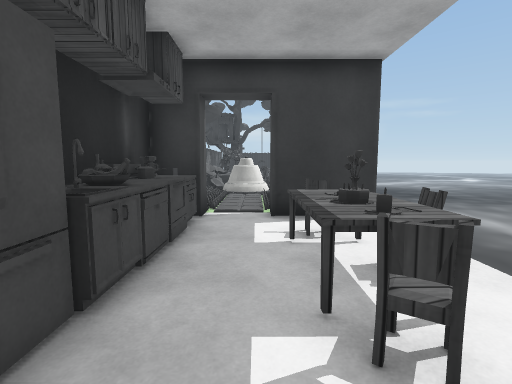
view 1 (above)

13 first-person views from a walk through a 3-D level made in the Unity game engine. The camera is 1.5 m above the floor, tilts 6° down and sees 85° across. The floor is counted in squares, 1 m on a side. Each view is taken from the middle of a square. On the plan, view 1 faces up. The plan holds only what a view shows up to about 14 squares ahead; the rest is blank. The place goes on beyond the plan. Some animated figures are not drawn. Some surface patterns are stand-ins.

view 2
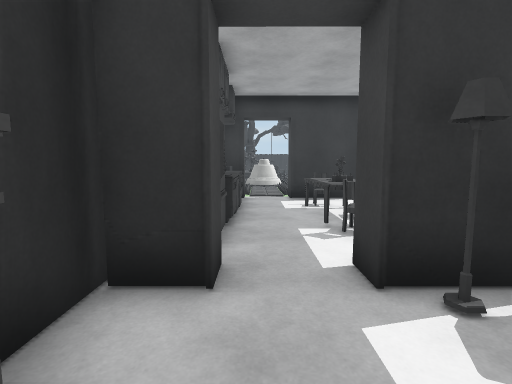

view 3
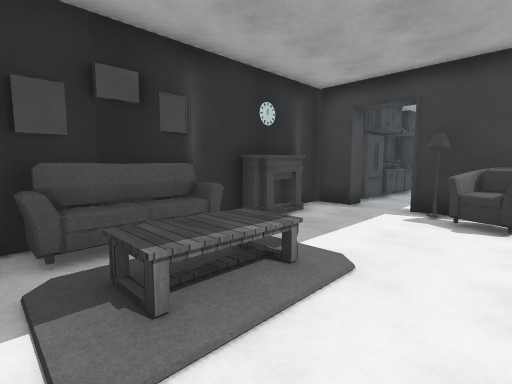

view 4
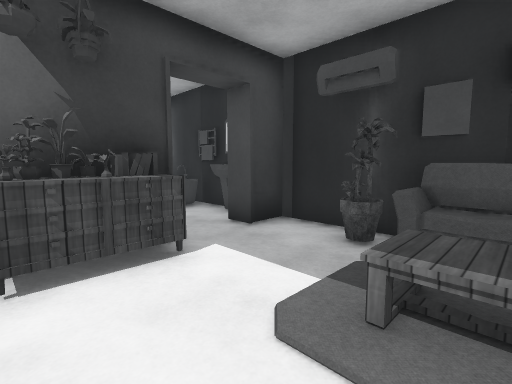

view 5
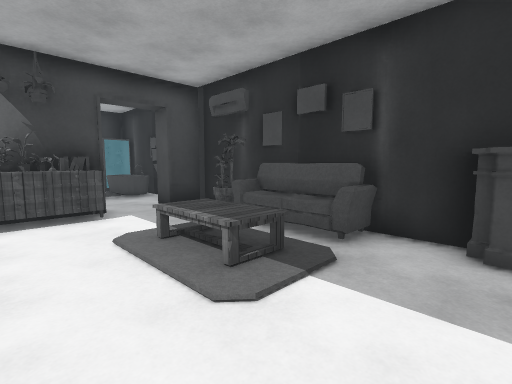

view 6
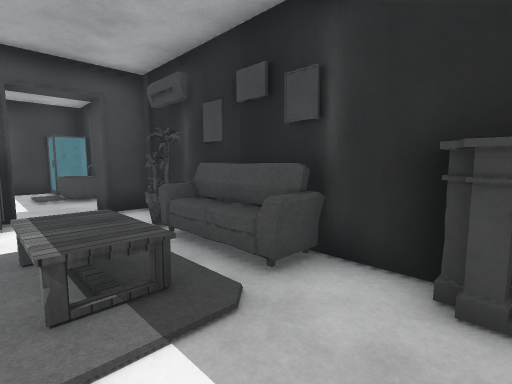

view 7
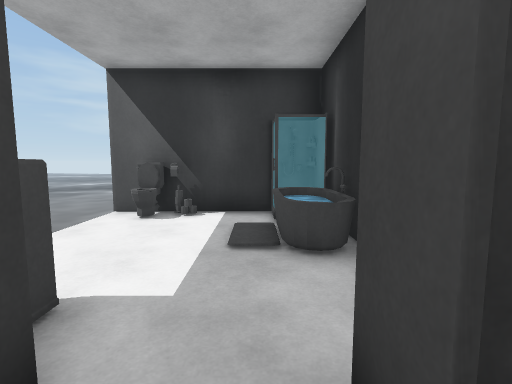

view 8
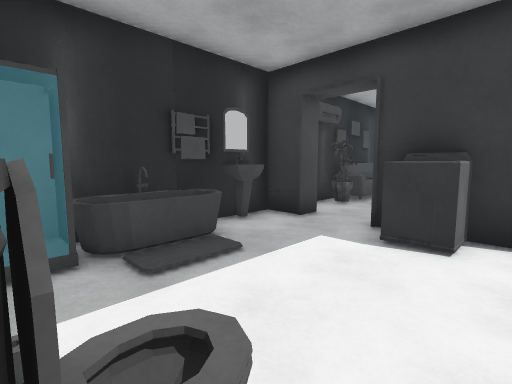

view 9
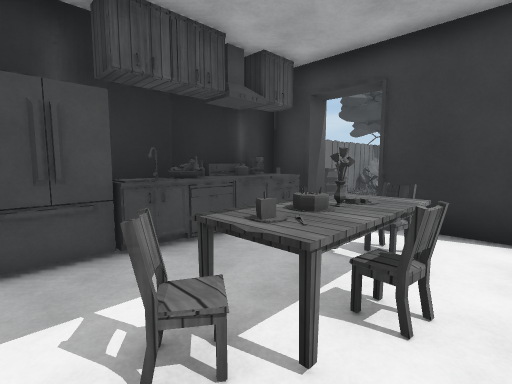

view 10
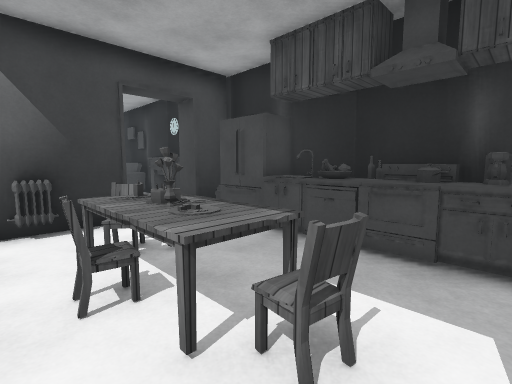

view 11
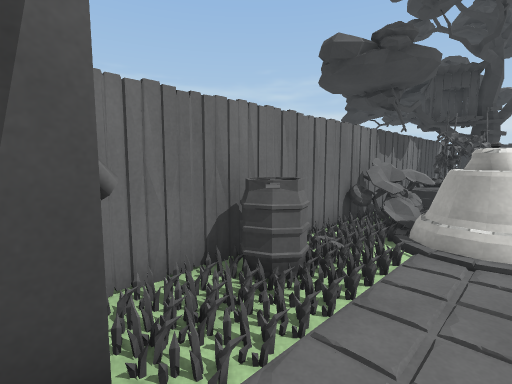

view 12
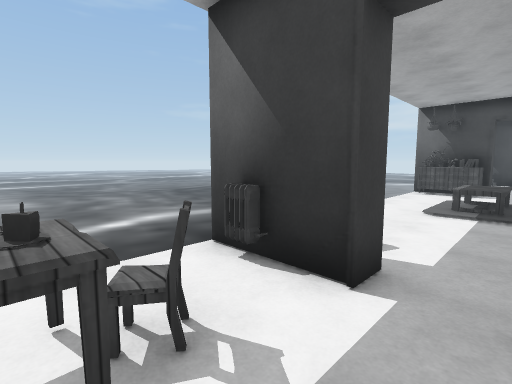

view 13
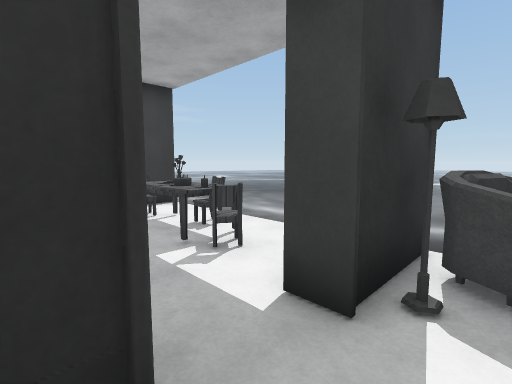

### Floor plan
Points are (right, up) in squares from view 1. A wall is a line through its corners. A room is listed if a view was taken in it or the views show most of it. See-through windows are left out.
Room 1 (views 1, 2, 3, 4, 5, 6, 7, 13)
walls: (-2.9, -4.6) (-2.9, -12.9) (-1.6, -12.9); (0.4, -0.6) (0.4, -0.1); (3, -0.8) (1.3, -0.8); (2, -12.3) (2.3, -12.5) (2.6, -12.3); (1.5, -12.4) (1.5, -12.7) (2.2, -12.4); (-1.6, -0.1) (-1.6, -0.8) (-2.8, -0.8); (0.8, -12.5) (2.2, -12.5); (-2.9, -0.5) (-2.9, -2.1); (0.4, -12.9) (3.1, -12.9)
ways out: opening at (-0.5, -13.5) to room 2; opening at (-0.5, 0.5) to room 3
objects: fireplace (-3, -4) to (-2, -3); plant (-2, -10); sofa (-2, -9) to (-2, -6); table (0, -9) to (1, -7); drawers (1, -12); lamp (1, -1); other object (2, -12); sofa (2, -2) to (3, -2); flower (3, -12)
Room 2 (view 8)
walls: (0.4, -13.6) (0.4, -12.9); (1.7, -20.4) (1.7, -19.5); (2.8, -13.6) (2.2, -13.6) (2.2, -14.7) (1, -14.7); (-1.5, -20.4) (3.4, -20.4); (-1.6, -12.9) (-1.6, -13.6) (-2.9, -13.6) (-2.9, -19.6)
low walls: (-1.4, -16.9) (-1.4, -18.4); (-2.5, -16.9) (-2.5, -18.4); (-2.6, -16.6) (-2.2, -16.3)
ways out: opening at (-0.5, -13.5) to room 1; gap at (3, -21)
objects: sink (-3, -15) to (-2, -15); other object (-2, -20)
Room 3 (views 9, 10, 11, 12)
walls: (-1.6, 3.6) (-1.6, 0.9); (-2.2, 6.4) (-2.7, 6.4); (-1.6, 7.2) (-1.6, 4.4); (0.4, -0.1) (3.4, -0.1); (3.4, 7.7) (0.4, 7.7) (0.4, 8.5); (-2.5, 6.7) (-2.5, 4.9); (-1.6, 8.5) (-1.6, 7.7); (-2.9, 7.7) (-2.9, 2.5) (-1.7, 2.5)
ways out: opening at (-0.5, 0.5) to room 1; opening at (-0.5, 8); gap at (3, 8)
objects: bowl (-2, 4); chair (1, 2) to (2, 2); cake (1, 3); flower (1, 4); other object (1, 5) to (2, 5); chair (1, 6) to (2, 6); heater (2, 0); table (2, 3); chair (2, 4)
Room 4 (no view inside)
walls: (-1.1, 13.6) (-1.2, 14.1); (-0.9, 13.3) (-1.3, 13.7); (-3.2, 13.4) (-3.3, 12.1); (-2.2, 14.7) (-2.6, 14.4); (-3.3, 15.5) (-3.3, 11.6)
low walls: (-1, 13.1) (-1.4, 13.5); (-2.2, 14.4) (-3.2, 14.3); (-1.9, 14.7) (-2.9, 14.2)

Where each view was taken, in squares from view 1:
view 1: 0 up, 0 right, facing up
view 2: 4 down, 1 left, facing up
view 3: 10 down, 3 right, facing up-left
view 4: 8 down, 3 right, facing down-left
view 5: 4 down, 3 right, facing down-left
view 6: 4 down, 1 right, facing down-left
view 7: 12 down, 1 left, facing down
view 8: 20 down, 3 right, facing up-left
view 9: 1 up, 3 right, facing up-left
view 10: 7 up, 3 right, facing down-left
view 11: 8 up, 0 right, facing up-left
view 12: 3 up, 1 left, facing down-right
view 13: 2 down, 2 left, facing up-right
